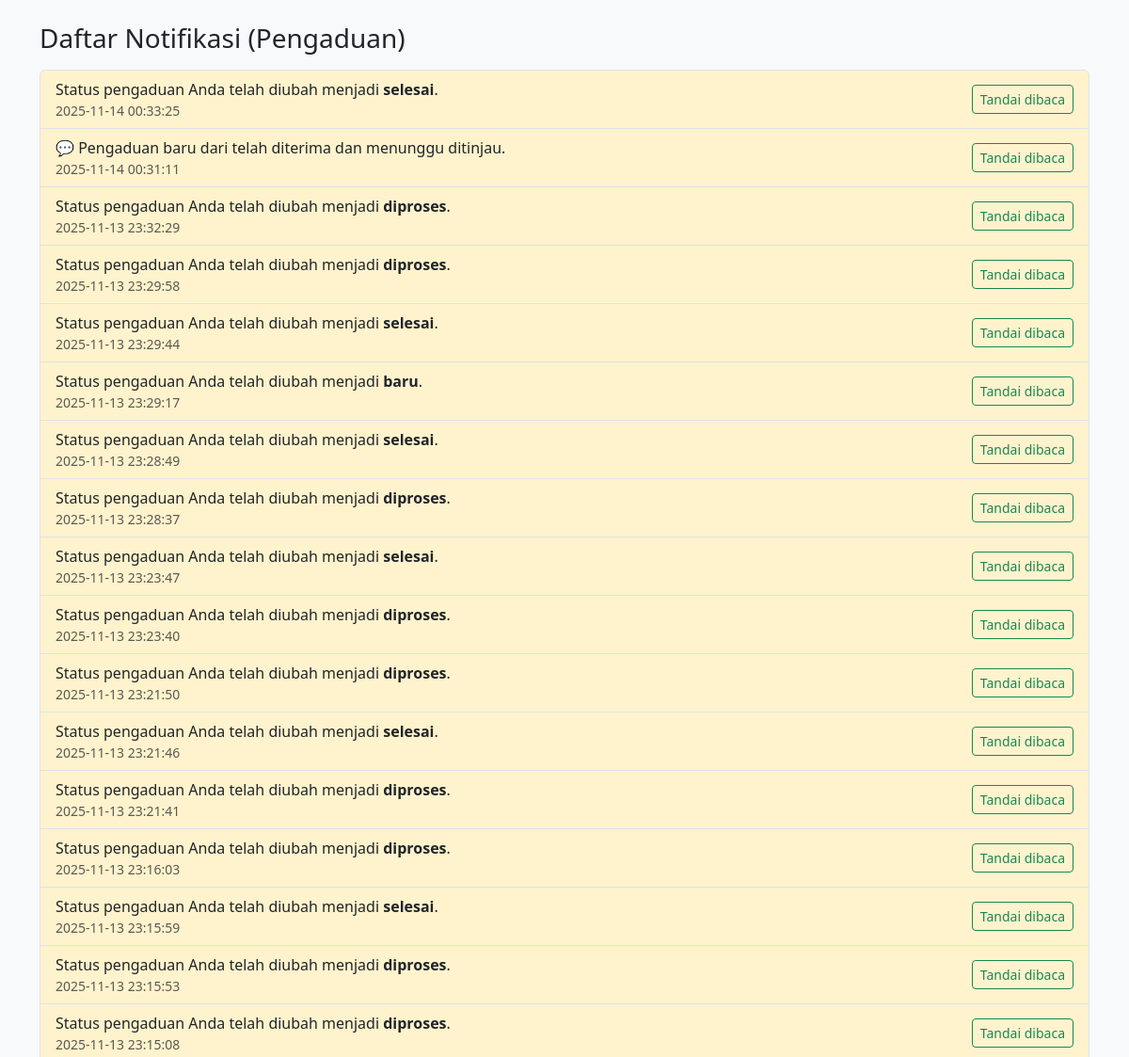
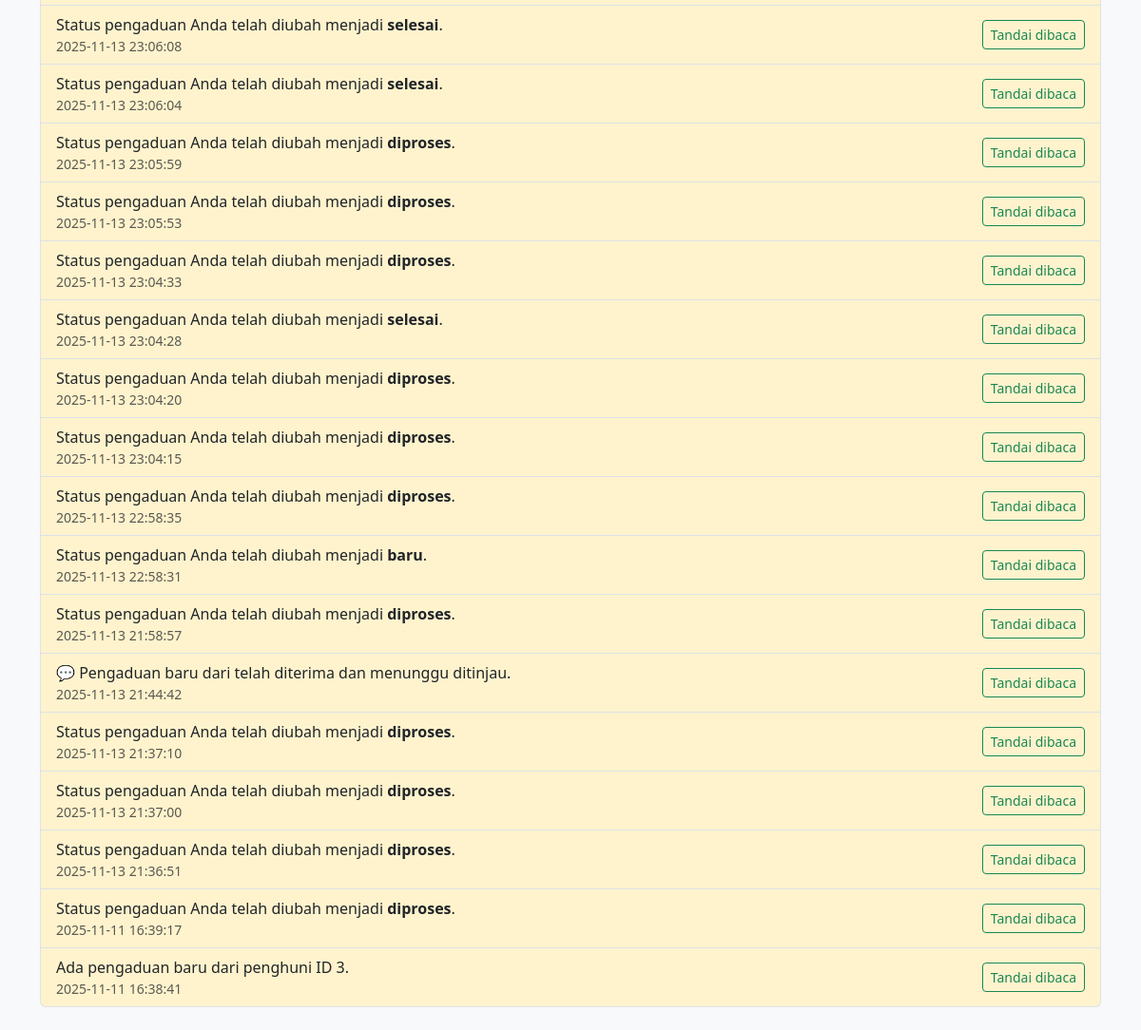
/penghuni/notifiikasi.php (signed in), run on the app's committed database (2 pictures, top to bottom).
### tables this page shows
CREATE TABLE `notifikasi` (
  `id` int(11) NOT NULL,
  `id_pengumuman` int(11) NOT NULL,
  `id_pengaduan` int(11) DEFAULT NULL,
  `pesan` text NOT NULL,
  `tanggal` datetime DEFAULT current_timestamp(),
  `status` enum('baru','dibaca') DEFAULT 'baru',
  `jenis` enum('pengumuman','pengaduan','lainnya') DEFAULT 'pengumuman'
);

### penghuni/notifiikasi.php (the view, shortened to what this page needs)
<?php
include '../koneksi.php';
$jenis = isset($_GET['jenis']) ? $_GET['jenis'] : 'pengaduan';
$query = mysqli_query($koneksi, "
    SELECT * FROM notifikasi
    WHERE jenis='$jenis'
    ORDER BY tanggal DESC
");
?>
<!doctype html>
<html lang="id">
<head>
<link rel="stylesheet" href="https://cdn.jsdelivr.net/npm/bootstrap@5.3.0/dist/css/bootstrap.min.css">
</head>
<body class="bg-light">
<div class="container py-4">
    <h3>Daftar Notifikasi (<?= ucfirst($jenis) ?>)</h3>
    <div class="list-group mt-3">
        <?php if (mysqli_num_rows($query) > 0): ?>
            <?php while ($n = mysqli_fetch_assoc($query)): ?>
                <div class="list-group-item d-flex justify-content-between align-items-center <?= $n['status']=='baru' ? 'bg-warning-subtle' : '' ?>">
                    <div>
                        <?= $n['pesan'] ?><br>
                        <small class="text-muted"><?= $n['tanggal'] ?></small>
                    </div>
                    <?php if ($n['status']=='baru'): ?>
                        <form method="POST" action="baca_notif.php" class="m-0">
                            <button type="submit" class="btn btn-sm btn-outline-success">Tandai dibaca</button>
                        </form>
                    <?php endif; ?>
                </div>
            <?php endwhile; ?>
        <?php else: ?>
            <p class="text-center">Belum ada notifikasi.</p>
        <?php endif; ?>
    </div>
</div>
</body>
</html>

### data on the page
notifikasi: pesan "Status pengaduan Anda telah diubah menjadi selesai .", tanggal "2025-11-14 00:33:25"
notifikasi: pesan "💬 Pengaduan baru dari telah diterima dan menunggu ditinjau.", tanggal "2025-11-14 00:31:11"
notifikasi: pesan "Status pengaduan Anda telah diubah menjadi diproses .", tanggal "2025-11-13 23:32:29"
notifikasi: pesan "Status pengaduan Anda telah diubah menjadi diproses .", tanggal "2025-11-13 23:29:58"
notifikasi: pesan "Status pengaduan Anda telah diubah menjadi selesai .", tanggal "2025-11-13 23:29:44"
notifikasi: pesan "Status pengaduan Anda telah diubah menjadi baru .", tanggal "2025-11-13 23:29:17"
notifikasi: pesan "Status pengaduan Anda telah diubah menjadi selesai .", tanggal "2025-11-13 23:28:49"
notifikasi: pesan "Status pengaduan Anda telah diubah menjadi diproses .", tanggal "2025-11-13 23:28:37"
notifikasi: pesan "Status pengaduan Anda telah diubah menjadi selesai .", tanggal "2025-11-13 23:23:47"
notifikasi: pesan "Status pengaduan Anda telah diubah menjadi diproses .", tanggal "2025-11-13 23:23:40"
notifikasi: pesan "Status pengaduan Anda telah diubah menjadi diproses .", tanggal "2025-11-13 23:21:50"
notifikasi: pesan "Status pengaduan Anda telah diubah menjadi selesai .", tanggal "2025-11-13 23:21:46"
notifikasi: pesan "Status pengaduan Anda telah diubah menjadi diproses .", tanggal "2025-11-13 23:21:41"
notifikasi: pesan "Status pengaduan Anda telah diubah menjadi diproses .", tanggal "2025-11-13 23:16:03"
notifikasi: pesan "Status pengaduan Anda telah diubah menjadi selesai .", tanggal "2025-11-13 23:15:59"
notifikasi: pesan "Status pengaduan Anda telah diubah menjadi diproses .", tanggal "2025-11-13 23:15:53"
notifikasi: pesan "Status pengaduan Anda telah diubah menjadi diproses .", tanggal "2025-11-13 23:15:08"
notifikasi: pesan "Status pengaduan Anda telah diubah menjadi selesai .", tanggal "2025-11-13 23:06:08"
notifikasi: pesan "Status pengaduan Anda telah diubah menjadi selesai .", tanggal "2025-11-13 23:06:04"
notifikasi: pesan "Status pengaduan Anda telah diubah menjadi diproses .", tanggal "2025-11-13 23:05:59"
notifikasi: pesan "Status pengaduan Anda telah diubah menjadi diproses .", tanggal "2025-11-13 23:05:53"
notifikasi: pesan "Status pengaduan Anda telah diubah menjadi diproses .", tanggal "2025-11-13 23:04:33"
notifikasi: pesan "Status pengaduan Anda telah diubah menjadi selesai .", tanggal "2025-11-13 23:04:28"
notifikasi: pesan "Status pengaduan Anda telah diubah menjadi diproses .", tanggal "2025-11-13 23:04:20"
notifikasi: pesan "Status pengaduan Anda telah diubah menjadi diproses .", tanggal "2025-11-13 23:04:15"
notifikasi: pesan "Status pengaduan Anda telah diubah menjadi diproses .", tanggal "2025-11-13 22:58:35"
notifikasi: pesan "Status pengaduan Anda telah diubah menjadi baru .", tanggal "2025-11-13 22:58:31"
notifikasi: pesan "Status pengaduan Anda telah diubah menjadi diproses .", tanggal "2025-11-13 21:58:57"
notifikasi: pesan "💬 Pengaduan baru dari telah diterima dan menunggu ditinjau.", tanggal "2025-11-13 21:44:42"
notifikasi: pesan "Status pengaduan Anda telah diubah menjadi diproses .", tanggal "2025-11-13 21:37:10"
notifikasi: pesan "Status pengaduan Anda telah diubah menjadi diproses .", tanggal "2025-11-13 21:37:00"
notifikasi: pesan "Status pengaduan Anda telah diubah menjadi diproses .", tanggal "2025-11-13 21:36:51"
notifikasi: pesan "Status pengaduan Anda telah diubah menjadi diproses .", tanggal "2025-11-11 16:39:17"
notifikasi: pesan "Ada pengaduan baru dari penghuni ID 3.", tanggal "2025-11-11 16:38:41"

### other printed values
$jenis "Pengaduan"
